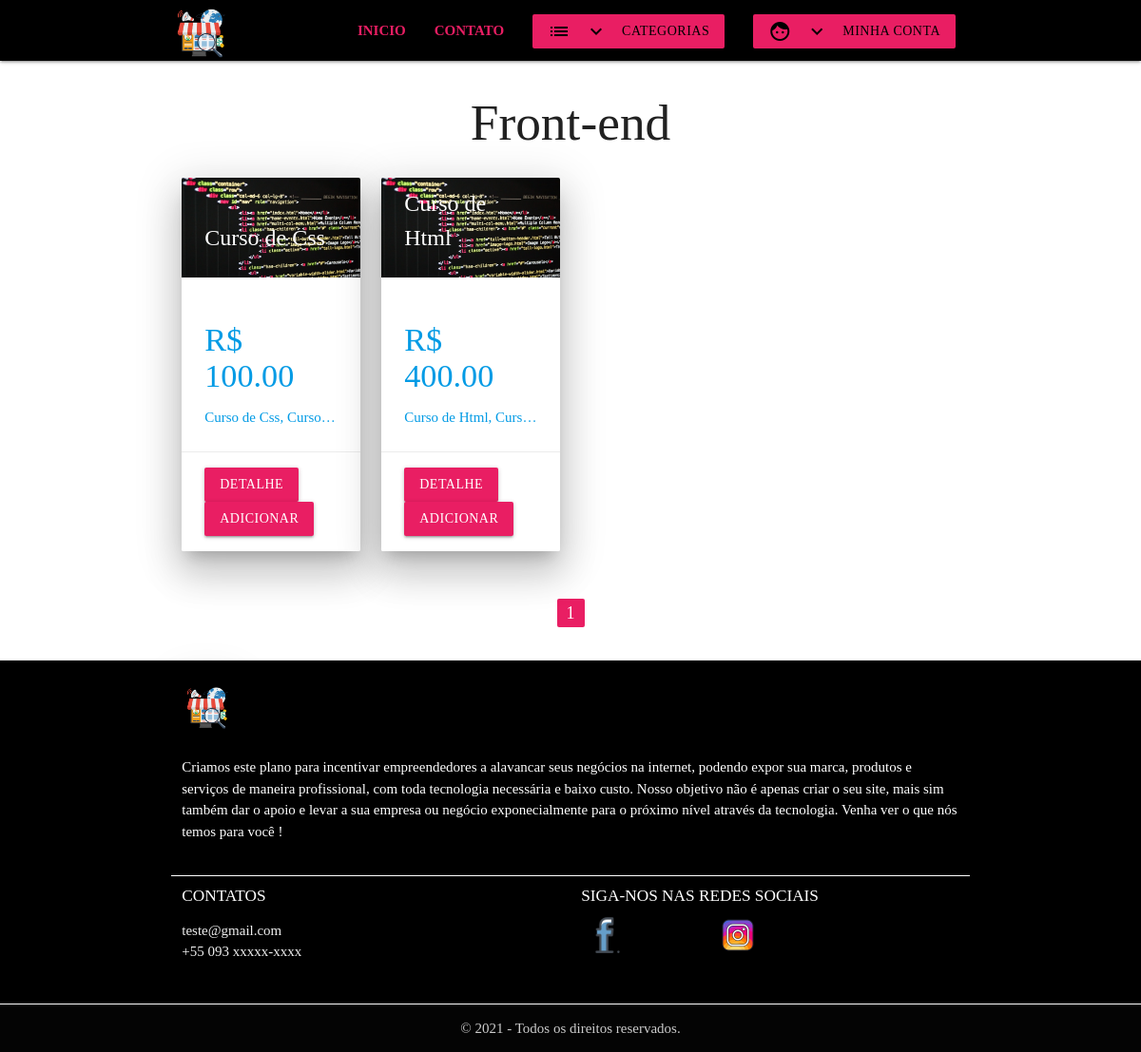
/produtos/front-end/, run on the app's committed database.
### catalog/models.py (models this page shows, shortened)
class Categoria(models.Model):
    nome = models.CharField('Nome', max_length=100)#o primeiro parâmetro é o verbose nome
    slug = models.SlugField('Identificador', max_length=100)
    criado = models.DateTimeField('Criado em', auto_now_add=True)
    modificado = models.DateTimeField('Modificado em', auto_now=True)
    class Meta:
        verbose_name = 'Categoria'
        verbose_name_plural = 'Categorias'
        ordering = ['nome']#pode ser ordenado em ordem alfabética, crescente, decrescente...
    def __str__(self):
        return self.nome

class Produto(models.Model):
    nome = models.CharField('Nome', max_length=100)
    slug = models.SlugField('Identificador', max_length=100)
    categoria = models.ForeignKey('catalog.Categoria', verbose_name='Categoria', on_delete=models.PROTECT)
    descricao = models.TextField('Descrição', blank=True)
    preco = models.DecimalField('Preço', decimal_places=2, max_digits=8)# EX: 99999999, 99
    criado = models.DateTimeField('Criado em', auto_now_add=True)
    modificado = models.DateTimeField('Modificado em', auto_now=True)
    imagem = models.ImageField(upload_to='produtos/', blank=True, null=True)
    class Meta:
        verbose_name = 'Produtos'
        verbose_name_plural = 'Produtos'
        ordering = ['nome']

### catalog/views.py (the view)
# urls.py: path('produtos/<str:slug>/', views.ListaProdutoCategoria.as_view(), name='lista-produto-categoria'),#filtro pela categoria
class ListaProdutoCategoria(generic.ListView):
    model = Produto
    template_name = 'catalog/filtro_cat_prod.html'
    context_object_name = 'lista_produtos'
    paginate_by = 2
    def get_queryset(self):
        context =  Produto.objects.filter(categoria__slug=self.kwargs['slug'])
        return context
    def get_context_data(self, **kwargs):
        context = super(ListaProdutoCategoria, self).get_context_data(**kwargs)
        context['categoria_atual'] = get_object_or_404(Categoria, slug=self.kwargs['slug'])
        return context

### catalog/context_processors.py (called while the page is built)
def categorias(request):
    return {
        'categorias': Categoria.objects.all()#retorna esse dicionario que será acessível com essa chave
    }

### core_app/templatetags/core_extras.py (called while the page is built)
@register.inclusion_tag('arquivos_html/paginacao.html', takes_context=True)#takes_context recebe True para não ser preciso passar parâmetro pelo template
def paginacao(context):
    return{#vai retornar esses objetos para o arquivo paginacao.html
        'paginator' : context['paginator'],
        'request' : context['request'],
        'page_obj' : context['page_obj']
    }

### catalog/templates/catalog/filtro_cat_prod.html
{% extends 'arquivos_html/base.html' %}
{% load static %}
{% load core_extras %}
{% block container %}
<h2 class="title center">{{categoria_atual|capfirst}}</h2>
<div class="row">
    {% for produto in lista_produtos %}
    {% include 'catalog/include_produto.html' %}
    {% empty %}
        <h1>Não há items !</h1>
    {% endfor %}
</div>
{% paginacao %}
{% endblock %}

### catalog/templates/catalog/include_produto.html
{% load static %}
<div class="col s12 m6 l3">
    <a href="{% url 'detalhe-produto' produto.slug %}">
        <div class="card z-depth-5">
            <div class="card-image">
                {% if produto.image %}
                <img src="{{ produto.imagem.url }}">
                {% else %}
                <img src="{% static 'img/produtos/html.jpg' %}">
                {% endif %}
                <span class="card-title">{{ produto.nome }}</span>
            </div>
            <div class="card-content">
                <h4> R$ {{ produto.preco }}</h4>
                <p class="truncate">{{ produto.descricao }}</p>
            </div>
            <div class="card-action">
                <a href="{% url 'detalhe-produto' produto.slug %}" class="btn left pink"><strong>Detalhe</strong></a>
                <a href="{% url 'adicionar-item-carrinho' produto.slug %}" class="btn rigth pink"><strong>Adicionar</strong></a>
              </div>
        </div>
    </a>
</div>

### core_app/static/css/custom.css (style rules this page uses)
html { font-family: 'Times New Roman', Times, serif; }

### data on the page
Categoria: nome "Front-end"
Produto: nome "Curso de Css", preco "100.00", descricao "Curso de Css, Curso…"
Produto: nome "Curso de Html", preco "400.00", descricao "Curso de Html, Curs…"

### other printed values
{{ page }} "1"
